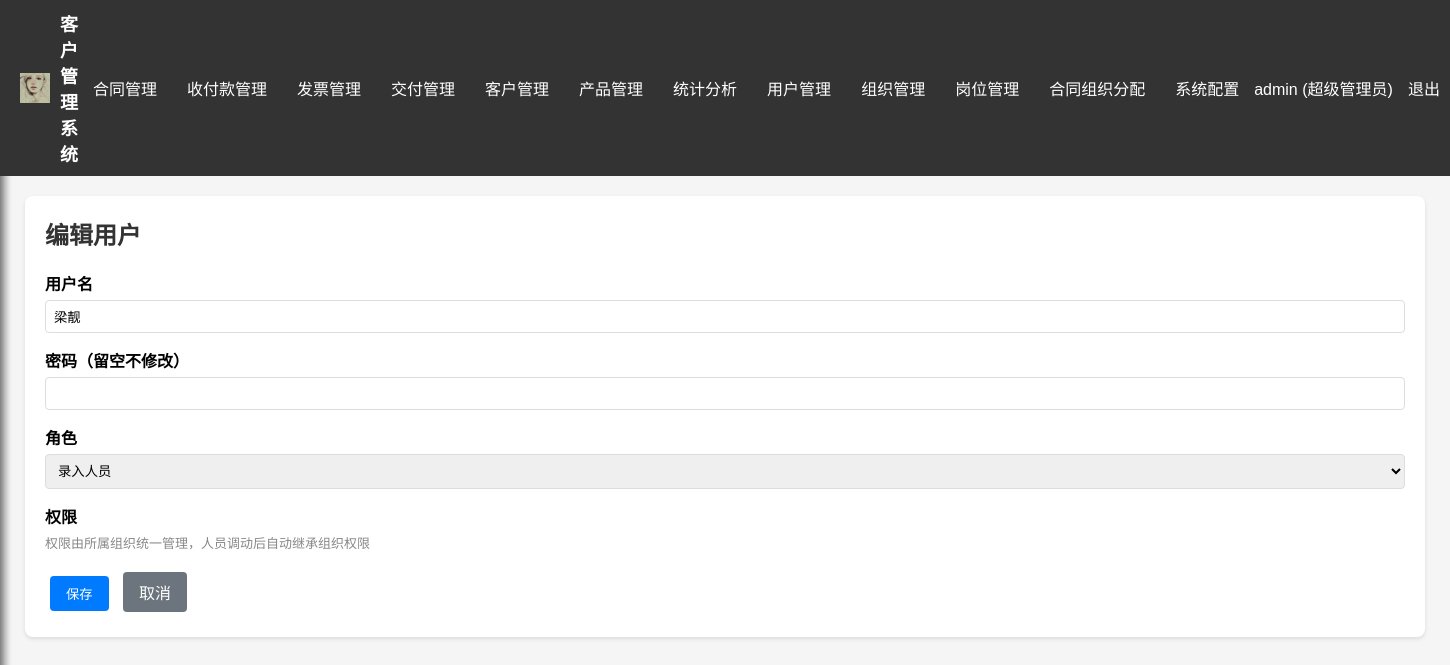
Screenshot of /user/4/edit (signed in) with the database file from the repository.
### models.py (models this page shows, shortened)
class SysConfig(db.Model):
    id = db.Column(db.Integer, primary_key=True)
    key = db.Column(db.String(100), unique=True, nullable=False)
    value = db.Column(db.String(500))

class User(db.Model):
    id = db.Column(db.Integer, primary_key=True)
    username = db.Column(db.String(50), nullable=False)
    __table_args__ = (db.UniqueConstraint('username', 'customer_id', name='uq_user_username_tenant'),)
    password_hash = db.Column(db.String(200), nullable=False)
    role = db.Column(db.String(50), nullable=False)
    permissions = db.Column(db.String(500))
    created_at = db.Column(db.DateTime, default=datetime.utcnow)
    customer_id = db.Column(db.Integer, db.ForeignKey('tenant_customer.id'), nullable=True)
    organization_id = db.Column(db.Integer, db.ForeignKey('organization.id'), nullable=True)

### app.py (the view, shortened to what this page needs)
@app.route('/user/<int:id>/edit', methods=['GET', 'POST'])
@login_required
def edit_user(id):
    if session.get('role') != '超级管理员':
        flash('权限不足', 'warning')
        return redirect(url_for('index'))
    user = User.query.get_or_404(id)
    if user.role == '超级管理员' and not is_superadmin():
        flash('权限不足：只有 superadmin 可以修改超级管理员账户', 'warning')
        return redirect(url_for('users'))
    if user.username == 'superadmin' and not is_superadmin():
        flash('权限不足', 'warning')
        return redirect(url_for('users'))
    return render_template('user_form.html', user=user, is_superadmin=is_superadmin())

### app.py (called while the page is built)
def is_superadmin():
    return session.get('username') == 'superadmin'

def login_required(f):
    @wraps(f)
    def decorated_function(*args, **kwargs):
        if 'user_id' not in session:
            flash('请先登录', 'warning')
            return redirect(url_for('login'))
        return f(*args, **kwargs)
    return decorated_function

### templates/user_form.html (shortened to what this page needs)
{% extends "base.html" %}
{% block content %}
<h2>{% if user %}编辑用户{% else %}添加用户{% endif %}</h2>
<form method="POST">
    <div class="form-group">
        <label>用户名</label>
        <input type="text" name="username" value="{{ user.username if user else '' }}" required>
    </div>
    <div class="form-group">
        <label>密码{% if user %}（留空不修改）{% endif %}</label>
        <input type="password" name="password" {% if not user %}required{% endif %}>
    </div>
    <div class="form-group">
        <label>角色</label>
        <select name="role" required>
            <option value="录入人员" {% if user and user.role == '录入人员' %}selected{% endif %}>录入人员</option>
        </select>
    </div>
    <div class="form-group">
        <label>权限</label>
        <span style="color:#888;font-size:13px;">权限由所属组织统一管理，人员调动后自动继承组织权限</span>
    </div>
    <button type="submit" class="btn btn-primary">保存</button>
    <a href="{{ url_for('users') }}" class="btn btn-secondary">取消</a>
</form>
{% endblock %}

### templates/base.html (shortened to what this page needs)
<!DOCTYPE html>
<html lang="zh-CN">
<head>
    <link rel="stylesheet" href="https://cdn.jsdelivr.net/npm/flatpickr/dist/flatpickr.min.css">
</head>
<body>
    <div class="top-nav">
        <div class="logo">
            {% if company_logo_file %}<img src="{{ url_for('static', filename=company_logo_file) }}" alt="logo">{% endif %}
            {% if company_name %}{{ company_name }} - {% endif %}{{ system_name|default('客户管理系统') }}
        </div>
        <ul class="top-menu">
            {% if session.username == 'superadmin' %}
            <li><a href="{{ url_for('tenant_management') }}">租户管理</a></li>
            <li><a href="{{ url_for('sysconfig') }}">系统配置</a></li>
            {% else %}
            <li id="contractMenu">
                <a href="{{ url_for('index') }}">合同管理</a>
            </li>
            <li id="paymentMenu">
                <a href="{{ url_for('payments_list') }}">收付款管理</a>
            </li>
            <li id="invoiceMenu">
                <a href="{{ url_for('invoices_list') }}">发票管理</a>
            </li>
            <li id="deliveryMenu">
                <a href="{{ url_for('deliveries_list') }}">交付管理</a>
            </li>
            <li id="customerMenu">
                <a href="{{ url_for('customers') }}">客户管理</a>
            </li>
            <li id="productMenu">
                <a href="{{ url_for('products') }}">产品管理</a>
            </li>
            <li><a href="{{ url_for('statistics') }}">统计分析</a></li>
            {% if session.role == '超级管理员' %}
            <li><a href="{{ url_for('users') }}">用户管理</a></li>
            <li><a href="{{ url_for('organizations') }}">组织管理</a></li>
            <li><a href="{{ url_for('positions') }}">岗位管理</a></li>
            <li><a href="{{ url_for('contract_organization_assignment') }}">合同组织分配</a></li>
            <li><a href="{{ url_for('sysconfig') }}">系统配置</a></li>
            {% endif %}
            {% endif %}
        </ul>
        <div class="user-info">
            <span>{{ session.username }} ({{ session.role }})</span>
            <a href="{{ url_for('logout') }}">退出</a>
        </div>
    </div>
    <main class="main-content">
        <div class="container">
            {% block content %}{% endblock %}
        </div>
    </main>
</body>
</html>

### templates/base.html (style rules this page uses)
* { margin: 0; padding: 0; box-sizing: border-box; }
body { font-family: Arial, sans-serif; background: #f5f5f5; }
.top-nav { background: #333; padding: 10px 20px; display: flex; align-items: center; position: relative; z-index: 100; }
.top-nav .logo { color: white; font-size: 18px; font-weight: bold; margin-right: auto; display: flex; align-items: center; }
.top-nav .logo img { height: 30px; margin-right: 10px; }
.top-menu { display: flex; align-items: center; gap: 0; flex: 1; }
.top-menu > li { list-style: none; position: relative; }
.top-menu > li > a { display: block; padding: 10px 15px; color: white; text-decoration: none; white-space: nowrap; cursor: pointer; }
.user-info { display: flex; align-items: center; gap: 15px; margin-left: auto; }
.user-info span, .user-info a { color: white; text-decoration: none; white-space: nowrap; }
.main-content { padding: 20px; transition: margin-left 0.3s ease; }
.container { max-width: 1400px; margin: 0 auto; background: white; padding: 20px; border-radius: 8px; box-shadow: 0 2px 4px rgba(0,0,0,0.1); }
h1, h2 { color: #333; margin-bottom: 20px; }
.btn { padding: 8px 16px; border: none; border-radius: 4px; cursor: pointer; text-decoration: none; display: inline-block; margin: 5px; }
.btn-primary { background: #007bff; color: white; }
.btn-secondary { background: #6c757d; color: white; }
.form-group { margin-bottom: 15px; }
label { display: block; margin-bottom: 5px; font-weight: bold; }
input, select, textarea { width: 100%; padding: 8px; border: 1px solid #ddd; border-radius: 4px; }

### rows the page displays
SysConfig: value (picture)
User: username "admin", role "超级管理员"
User: username "梁靓", role "录入人员"

### other values shown
{{ system_name|default('客户管理系统') }} "客户管理系统"
